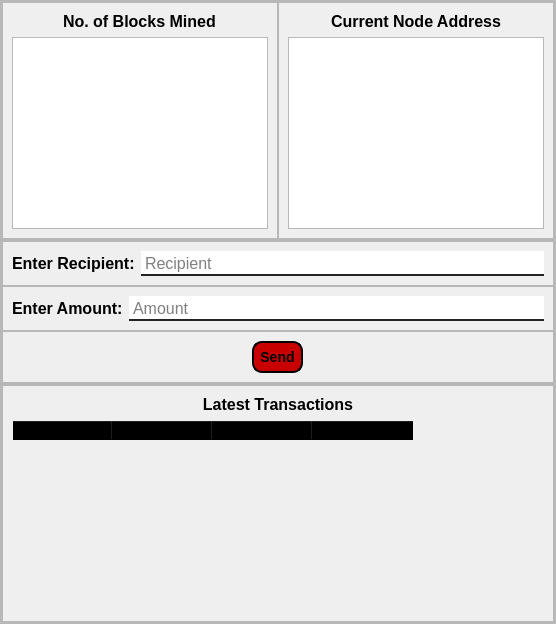
         <widget class="QWidget" name="transactions_contents_page_3">
          <layout class="QHBoxLayout" name="horizontalLayout_3">
           <property name="spacing">
            <number>0</number>
           </property>
           <property name="leftMargin">
            <number>0</number>
           </property>
           <property name="topMargin">
            <number>0</number>
           </property>
           <property name="rightMargin">
            <number>0</number>
           </property>
           <property name="bottomMargin">
            <number>0</number>
           </property>
           <item>
            <widget class="QFrame" name="frame_7">
             <property name="frameShape">
              <enum>QFrame::StyledPanel</enum>
             </property>
             <property name="frameShadow">
              <enum>QFrame::Raised</enum>
             </property>
             <layout class="QVBoxLayout" name="verticalLayout_8">
              <property name="spacing">
               <number>0</number>
              </property>
              <property name="leftMargin">
               <number>0</number>
              </property>
              <property name="topMargin">
               <number>0</number>
              </property>
              <property name="rightMargin">
               <number>0</number>
              </property>
              <property name="bottomMargin">
               <number>0</number>
              </property>
              <item alignment="Qt::AlignTop">
               <widget class="QFrame" name="frame_20">
                <property name="frameShape">
                 <enum>QFrame::StyledPanel</enum>
                </property>
                <property name="frameShadow">
                 <enum>QFrame::Raised</enum>
                </property>
                <layout class="QHBoxLayout" name="horizontalLayout_12">
                 <property name="spacing">
                  <number>0</number>
                 </property>
                 <property name="leftMargin">
                  <number>0</number>
                 </property>
                 <property name="topMargin">
                  <number>0</number>
                 </property>
                 <property name="rightMargin">
                  <number>0</number>
                 </property>
                 <property name="bottomMargin">
                  <number>0</number>
                 </property>
                 <item>
                  <widget class="QFrame" name="frame_21">
                   <property name="frameShape">
                    <enum>QFrame::StyledPanel</enum>
                   </property>
                   <property name="frameShadow">
                    <enum>QFrame::Raised</enum>
                   </property>
                   <layout class="QVBoxLayout" name="verticalLayout_11">
                    <item alignment="Qt::AlignHCenter">
                     <widget class="QLabel" name="label_6">
                      <property name="font">
                       <font>
                        <pointsize>12</pointsize>
                        <weight>75</weight>
                        <bold>true</bold>
                       </font>
                      </property>
                      <property name="text">
                       <string>No. of Blocks Mined</string>
                      </property>
                     </widget>
                    </item>
                    <item>
                     <widget class="QTextEdit" name="blocks_mined_page3">
                      <property name="minimumSize">
                       <size>
                        <width>0</width>
                        <height>0</height>
                       </size>
                      </property>
                     </widget>
                    </item>
                   </layout>
                  </widget>
                 </item>
                 <item>
                  <widget class="QFrame" name="frame_22">
                   <property name="frameShape">
                    <enum>QFrame::StyledPanel</enum>
                   </property>
                   <property name="frameShadow">
                    <enum>QFrame::Raised</enum>
                   </property>
                   <layout class="QVBoxLayout" name="verticalLayout_17">
                    <item alignment="Qt::AlignHCenter">
                     <widget class="QLabel" name="label_7">
                      <property name="font">
                       <font>
                        <pointsize>12</pointsize>
                        <weight>75</weight>
                        <bold>true</bold>
                       </font>
                      </property>
                      <property name="text">
                       <string>Current Node Address</string>
                      </property>
                     </widget>
                    </item>
                    <item>
                     <widget class="QTextEdit" name="node_address_page3">
                      <property name="sizePolicy">
                       <sizepolicy hsizetype="Expanding" vsizetype="Expanding">
                        <horstretch>0</horstretch>
                        <verstretch>0</verstretch>
                       </sizepolicy>
                      </property>
                     </widget>
                    </item>
                   </layout>
                  </widget>
                 </item>
                </layout>
               </widget>
              </item>
              <item>
               <widget class="QFrame" name="frame_8">
                <property name="frameShape">
                 <enum>QFrame::StyledPanel</enum>
                </property>
                <property name="frameShadow">
                 <enum>QFrame::Raised</enum>
                </property>
                <layout class="QVBoxLayout" name="verticalLayout_9">
                 <property name="spacing">
                  <number>0</number>
                 </property>
                 <property name="leftMargin">
                  <number>0</number>
                 </property>
                 <property name="topMargin">
                  <number>0</number>
                 </property>
                 <property name="rightMargin">
                  <number>0</number>
                 </property>
                 <property name="bottomMargin">
                  <number>0</number>
                 </property>
                 <item>
                  <widget class="QFrame" name="frame_18">
                   <property name="frameShape">
                    <enum>QFrame::StyledPanel</enum>
                   </property>
                   <property name="frameShadow">
                    <enum>QFrame::Raised</enum>
                   </property>
                   <layout class="QHBoxLayout" name="horizontalLayout_10">
                    <item>
                     <widget class="QLabel" name="recipientlabel_page3">
                      <property name="font">
                       <font>
                        <pointsize>12</pointsize>
                        <weight>75</weight>
                        <bold>true</bold>
                       </font>
                      </property>
                      <property name="text">
                       <string>Enter Recipient:</string>
                      </property>
                     </widget>
                    </item>
                    <item>
                     <widget class="QLineEdit" name="recipient_page3">
                      <property name="font">
                       <font>
                        <pointsize>12</pointsize>
                       </font>
                      </property>
                      <property name="styleSheet">
                       <string notr="true">border: 2px solid rgb(0, 0, 0, 0);
border-bottom-color: rgb(35, 35, 35);
color: rgb(0, 0, 0);
padding bottom: 7px</string>
                      </property>
                      <property name="placeholderText">
                       <string>Recipient</string>
                      </property>
                     </widget>
                    </item>
                   </layout>
                  </widget>
                 </item>
                 <item>
                  <widget class="QFrame" name="frame_10">
                   <property name="frameShape">
                    <enum>QFrame::StyledPanel</enum>
                   </property>
                   <property name="frameShadow">
                    <enum>QFrame::Raised</enum>
                   </property>
                   <layout class="QHBoxLayout" name="horizontalLayout_11">
                    <item>
                     <widget class="QLabel" name="amountlabel_page3">
                      <property name="font">
                       <font>
                        <pointsize>12</pointsize>
                        <weight>75</weight>
                        <bold>true</bold>
                       </font>
                      </property>
                      <property name="text">
                       <string>Enter Amount:</string>
                      </property>
                     </widget>
                    </item>
                    <item>
                     <widget class="QLineEdit" name="amount_page3">
                      <property name="font">
                       <font>
                        <pointsize>12</pointsize>
                       </font>
                      </property>
                      <property name="styleSheet">
                       <string notr="true">border: 2px solid rgb(0, 0, 0, 0);
border-bottom-color: rgb(35, 35, 35);
color: rgb(0, 0, 0);
padding bottom: 7px</string>
                      </property>
                      <property name="placeholderText">
                       <string>Amount</string>
                      </property>
                     </widget>
                    </item>
                   </layout>
                  </widget>
                 </item>
                 <item>
                  <widget class="QFrame" name="frame_19">
                   <property name="frameShape">
                    <enum>QFrame::StyledPanel</enum>
                   </property>
                   <property name="frameShadow">
                    <enum>QFrame::Raised</enum>
                   </property>
                   <layout class="QVBoxLayout" name="verticalLayout_10">
                    <item alignment="Qt::AlignHCenter|Qt::AlignVCenter">
                     <widget class="QPushButton" name="sendTransaction_page3">
                      <property name="styleSheet">
                       <string notr="true">QPushButton#sendTransaction_page3 {
    background-color: rgb(200, 0, 0);
    border-style: outset;
    border-width: 2px;
    border-radius: 10px;
    border-color: black;
    font: bold 14px;
    min-width: 10em;
    padding: 6px;
}

QPushButton#sendTransaction_page3:hover{
	background-color:rgb(240, 0, 0) ;
	border-style: inset;
}

QPushButton#sendTransaction_page3:pressed{
	background-color: rgb(240, 0, 0);
	border-style: inset;
}</string>
                      </property>
                      <property name="text">
                       <string>Send</string>
                      </property>
                     </widget>
                    </item>
                   </layout>
                  </widget>
                 </item>
                </layout>
               </widget>
              </item>
              <item>
               <widget class="QFrame" name="frame_9">
                <property name="frameShape">
                 <enum>QFrame::StyledPanel</enum>
                </property>
                <property name="frameShadow">
                 <enum>QFrame::Raised</enum>
                </property>
                <layout class="QVBoxLayout" name="verticalLayout_18">
                 <property name="spacing">
                  <number>0</number>
                 </property>
                 <property name="leftMargin">
                  <number>0</number>
                 </property>
                 <property name="topMargin">
                  <number>0</number>
                 </property>
                 <property name="rightMargin">
                  <number>0</number>
                 </property>
                 <property name="bottomMargin">
                  <number>0</number>
                 </property>
                 <item>
                  <widget class="QFrame" name="frame_23">
                   <property name="frameShape">
                    <enum>QFrame::StyledPanel</enum>
                   </property>
                   <property name="frameShadow">
                    <enum>QFrame::Raised</enum>
                   </property>
                   <layout class="QVBoxLayout" name="verticalLayout_20">
                    <item>
                     <widget class="QLabel" name="label_11">
                      <property name="font">
                       <font>
                        <pointsize>12</pointsize>
                        <weight>75</weight>
                        <bold>true</bold>
                       </font>
                      </property>
                      <property name="text">
                       <string>Latest Transactions</string>
                      </property>
                      <property name="alignment">
                       <set>Qt::AlignCenter</set>
                      </property>
                     </widget>
                    </item>
                    <item>
                     <widget class="QTableWidget" name="tableWidget">
                      <property name="sizePolicy">
                       <sizepolicy hsizetype="Expanding" vsizetype="Expanding">
                        <horstretch>0</horstretch>
                        <verstretch>0</verstretch>
                       </sizepolicy>
                      </property>
                      <property name="styleSheet">
                       <string notr="true">QTableWidget#tableWidget {
	background-color: transparent;
	color: black;
	font-weight: bold;
	row-style: 1px solid black;
}

QTableWidget#tableWidget:selected {
	background-color: transparent;
	color: black;
	border-bottom: 1px solid black
}

QHeaderView::section {
    background-color: transparent;
	border-bottom: 1px solid black;
	font-weight: bold;
}


</string>
                      </property>
                      <column>
                       <property name="text">
                        <string>From</string>
                       </property>
                      </column>
                      <column>
                       <property name="text">
                        <string>To</string>
                       </property>
                      </column>
                      <column>
                       <property name="text">
                        <string>Amount</string>
                       </property>
                      </column>
                      <column>
                       <property name="text">
                        <string>Time</string>
                       </property>
                      </column>
                     </widget>
                    </item>
                   </layout>
                  </widget>
                 </item>
                </layout>
               </widget>
              </item>
             </layout>
            </widget>
           </item>
          </layout>
         </widget>
